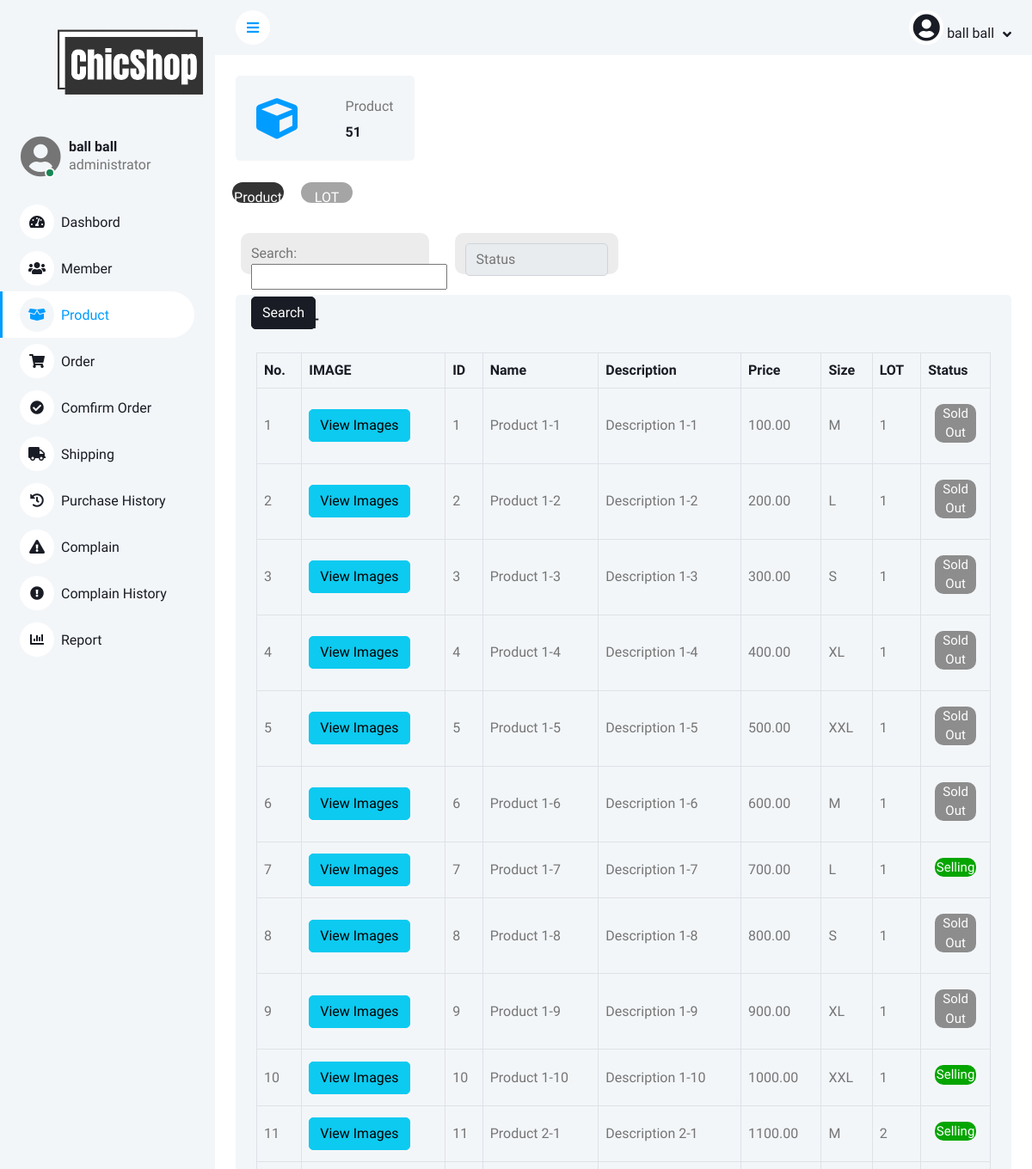
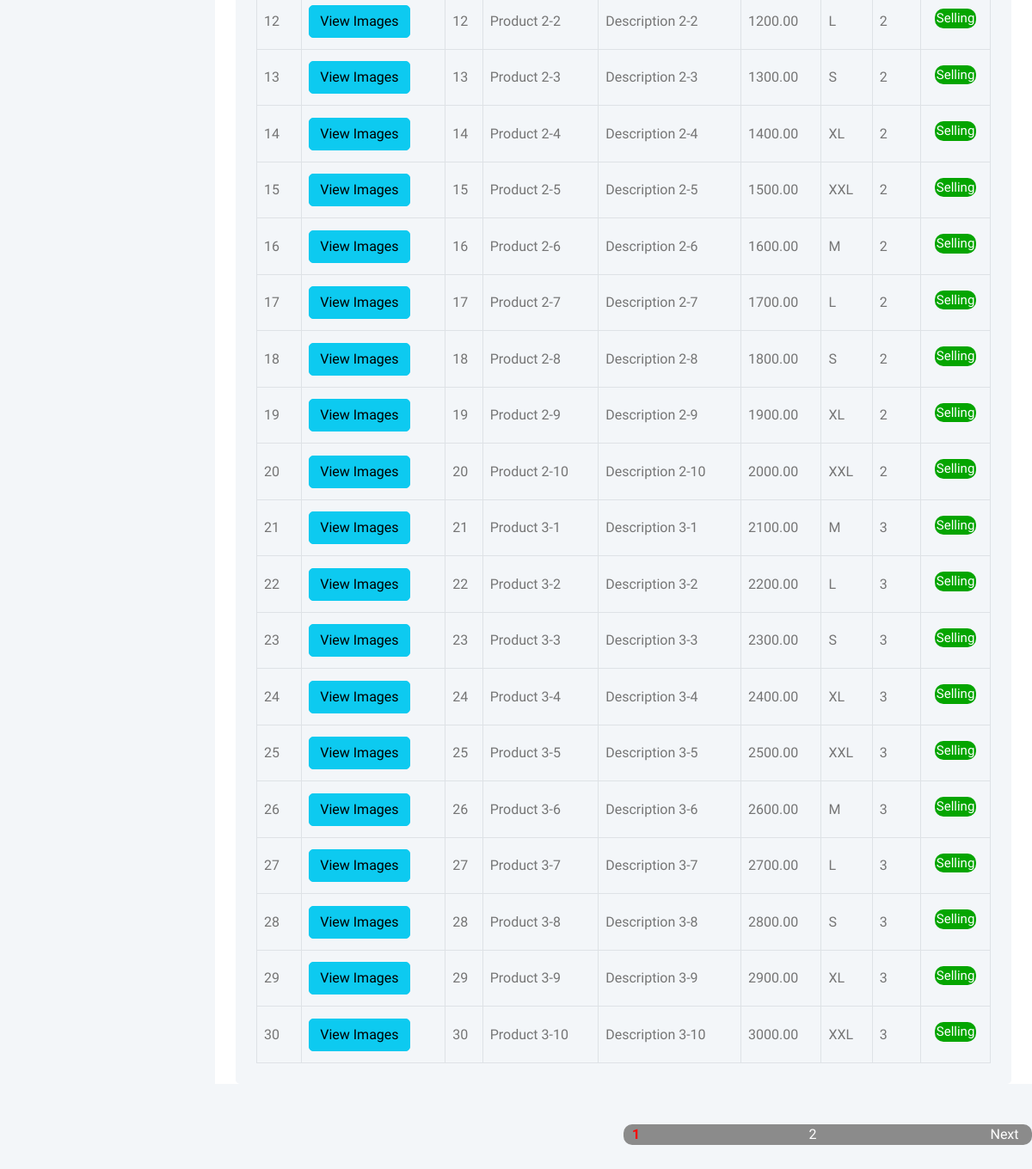
The page /BackWeb/income.php (signed in) on the database its author committed (2 pictures, top to bottom).
### tables this page shows
CREATE TABLE `product` (
  `id` int(11) NOT NULL COMMENT 'รหัสสินค้า',
  `name` varchar(255) NOT NULL COMMENT 'ชื่อสินค้า',
  `description` varchar(255) NOT NULL COMMENT 'คำอธิบายสินค้า',
  `price` decimal(10,2) NOT NULL COMMENT 'ราคาสินค้า',
  `size` varchar(10) NOT NULL COMMENT 'ขนาดสินค้า',
  `img` varchar(255) DEFAULT NULL COMMENT 'รูปหลักสินค้า',
  `created_at` timestamp NOT NULL DEFAULT current_timestamp() COMMENT 'วันเวลาที่สินค้าเข้ามา',
  `lot` int(11) DEFAULT NULL COMMENT 'เลขล็อตสินค้า',
  `num` int(11) DEFAULT 0 COMMENT '0 = สินค้ายังไม่ได้ขา่ย\r\n1 = สินค้าขายไปเเล้ว\r\n3 = สินค้าเสียหาย',
  `Sale` decimal(10,2) DEFAULT NULL COMMENT 'ราคาส่วนลด'
);

### BackWeb/income.php (the view, shortened to what this page needs)
<?php
$objCon = connectDB();
$user = $_SESSION['user_login'];
$sql_product = "SELECT * FROM product";
$result_product = mysqli_query($objCon, $sql_product);
$total_product = mysqli_num_rows($result_product);
?>
<!DOCTYPE html>
<html lang="en">
<head>
    <link href="https://cdnjs.cloudflare.com/ajax/libs/font-awesome/5.10.0/css/all.min.css" rel="stylesheet">
    <link href="https://cdn.jsdelivr.net/npm/bootstrap-icons@1.4.1/font/bootstrap-icons.css" rel="stylesheet">
    <link href="lib/owlcarousel/assets/owl.carousel.min.css" rel="stylesheet">
    <link href="lib/tempusdominus/css/tempusdominus-bootstrap-4.min.css" rel="stylesheet" />
    <link href="css/bootstrap.min.css" rel="stylesheet">
    <link href="css/style.css" rel="stylesheet">
    <link href="css/income.css" rel="stylesheet">
    <link href="css/product.css" rel="stylesheet">
    <link href="css/search.css" rel="stylesheet">
</head>
<body>
    <div class="">
        <div class="sidebar pe-4 pb-3">
            <nav class="navbar bg-light navbar-light">
                <div class="container-fluid">
                    <a href="Admin.php" class="navbar-brand mx-4 mb-3">
                        <img src="/Webpage/images/main-logo.png" class="logo">
                    </a>
                </div>
                <div class="d-flex align-items-center ms-4 mb-4">
                    <div class="position-relative">
                        <i class="fa fa-user-circle fa-3x rounded-circle" style="width: 40px; height: 40px;"></i>
                        <div
                            class="bg-success rounded-circle border border-2 border-white position-absolute end-0 bottom-0 p-1">
                        </div>
                    </div>
                    <div class="ms-3">
                        <h6 class="mb-0"><?php echo $user['fullname']; ?></h6>
                        <span><?php echo $user['level']; ?></span>
                    </div>
                </div>
                <div class="navbar-nav w-100">
                    <a href="dashbord.php" class="nav-item nav-link"><i
                            class="fa fa-tachometer-alt me-2"></i>Dashbord</a>
                    <a href="Admin.php" class="nav-item nav-link "><i class="fa fa-users me-2"></i>Member</a>
                    <a href="product.php" class="nav-item nav-link active"><i
                            class="fa fa-box-open me-2"></i>Product</a>
                    <a href="order.php" class="nav-item nav-link"><i class="fa fa-shopping-cart me-2"></i>Order</a>
                    <a href="orderconfirm.php" class="nav-item nav-link"><i
                            class="fa fa-check-circle text-dark me-2"></i>Comfirm Order</a>
                    <a href="shipping.php" class="nav-item nav-link"><i class="fa fa-truck me-2"></i>Shipping</a>
                    <a href="history.php" class="nav-item nav-link"><i class="fa fa-history me-2"></i>Purchase
                        History</a>
                    <a href="reportpage.php" class="nav-item nav-link"><i
                            class="fa fa-exclamation-triangle me-2"></i>Complain</a>
                    <a href="complaindetails.php" class="nav-item nav-link"><i
                            class="fa fa-exclamation-circle me-2"></i>Complain History</a>
                    <a href="report.php" class="nav-item nav-link"><i class="fa fa-chart-bar me-2"></i>Report</a>
                </div>
            </nav>
        </div>
        <div class="content">
            <nav class="navbar navbar-expand bg-light navbar-light sticky-top px-4 py-0">
                <a href="#" class="sidebar-toggler flex-shrink-0">
                    <i class="fa fa-bars"></i>
                </a>
                <div class="navbar-nav align-items-center ms-auto">
                    <div class="nav-item dropdown">
                        <a href="#" class="nav-link dropdown-toggle" data-bs-toggle="dropdown">
                            <i class="fa fa-user-circle fa-2x rounded-circle" style="width: 40px; height: 40px;"></i>
                            <span class="d-none d-lg-inline-flex"><?php echo $user['fullname']; ?></span>
                        </a>
                    </div>
                </div>
            </nav>
            <div class="container-fluid pt-4 px-4">
                <div class="row g-4">
                    <div class="col-sm-6 col-xl-3">
                        <div class="bg-light rounded d-flex align-items-center justify-content-between p-4">
                            <i class="fa fa-cube fa-3x text-primary"></i>
                            <div class="ms-3">
                                <p class="mb-2">Product</p>
                                <h6 class="mb-0"><?php echo $total_product; ?></h6>
                            </div>
                        </div>
                    </div>
                </div>
            </div>
            <div class="bgbtnpage">
                <div class="pageproduct-active">
                    <center>
                        <p style="margin-top: 6px; color:white;">Product</p>
                    </center>
                </div>
                <div class="pageproduct">
                    <a href="product.php">
                        <center>
                            <p style="margin-top: 6px; color:white;">LOT</p>
                        </center>
                    </a>
                </div>
            </div>
            <div class="barconsole">
                <div class="searchtab">
                    <form action="searchproduct.php" class="form-group" method="POST">
                        <label for="search-input">Search:</label>
                        <input type="text" id="search-input" name="id">
                        <input type="submit" value="Search" class="btn btn-dark my-2">
                    </form>
                </div>
                <div class="selecttype">
                <form action="searchproduct.php" method="POST">
                <select class="form-control" id="type" name="type" required onchange="toggleCustomInput()">
                    <option value="">Status</option>
                </select>
                </form>
                </div>
            </div>
            <?php
            echo '<div class="container-fluid pt-4 px-4">';
            echo '<div class="bg-light text-center rounded p-4">';
            echo '<div class="d-flex align-items-center justify-content-between mb-4">';
            echo '<h6 class="mb-0">PRODUCT</h6>';
            echo '</div>';
            echo '<div class="table-responsive">';
            echo '<table class="table text-start align-middle table-bordered table-hover mb-0">';
            echo '<thead>';
            echo '<tr class="text-dark">';
            echo '<th scope="col">No.</th>';
            echo '<th scope="col">IMAGE</th>';
            echo '<th scope="col">ID</th>';
            echo '<th scope="col">Name</th>';
            echo '<th scope="col">Description</th>';
            echo '<th scope="col">Price</th>';
            echo '<th scope="col">Size</th>';
            echo '<th scope="col">LOT</th>';
            echo '<th scope="col">Status</th>';
            echo '</tr>';
            echo '</thead>';
            echo '<tbody>';
            $items_per_page = 30;
            $page = isset($_GET['page']) ? (int) $_GET['page'] : 1;
            $offset = ($page - 1) * $items_per_page;
            $sql = "SELECT * FROM product ORDER BY id ASC LIMIT $offset, $items_per_page";
            $result = mysqli_query($objCon, $sql);
            $start_number = $offset + 1;
            while ($row2 = mysqli_fetch_assoc($result)) {
                echo '<tr>';
                echo '<td>' . $start_number . '</td>';
                echo '<td>';
                echo '<a href="viewimgP1.php?&product_id=' . $row2['id'] . '" class="btn btn-info">View Images</a>';
                echo '</td>';
                echo '<td>' . $row2['id'] . '</td>';
                echo '<td>' . $row2['name'] . '</td>';
                echo '<td>' . $row2['description'] . '</td>';
                echo '<td>' . $row2['price'] . '</td>';
                echo '<td>' . $row2['size'] . '</td>';
                echo '<td>' . $row2['lot'] . '</td>';
                if ($row2['num'] == 1) {
                    echo '<td><center><div class="textstatuscomplete"><center><p>Sold Out<p><center></div><center></td>';
                } elseif ($row2['num'] == 3) {
                    echo '<td><center><div class="textstatusdamage"><center><p>Damage<p><center></div><center></td>';
                } else {
                    echo '<td><center><div class="textstatusempty"><center><p>Selling<p><center></div><center></td>';
                }
                echo '</tr>';
                $start_number++;
            }
            echo '</tbody>';
            echo '</table>';
            echo '</div>';
            echo '</div>';
            echo '</div>';
            ?>
            <div class="pagination">
    <?php
    $total_records = mysqli_num_rows(mysqli_query($objCon, "SELECT * FROM product"));
    $items_per_page = 30;
    $total_pages = ceil($total_records / $items_per_page);
    $page = isset($_GET['page']) ? (int)$_GET['page'] : 1;
    if ($total_pages > 1) {
        for ($i = 1; $i <= $total_pages; $i++) {
            if ($i == $page) {
                echo '<span class="current-page">' . $i . '</span>';
            } else {
                echo '<a class="btnpage" href="?page=' . $i . '">' . $i . '</a>';
            }
        }
    }
    if ($page < $total_pages) {
        echo '<a class="btnpage" href="?page=' . ($page + 1) . '">Next</a>';
    }
    ?>
</div>
        </div>
    </div>
</body>
</html>

### BackWeb/css/style.css (style rules this page uses)
:root { --primary: #009CFF; --light: #F3F6F9; --dark: #191C24; }
.btn { transition: .5s; }
.sidebar { position: fixed; top: 0; left: 0; bottom: 0; width: 250px; height: 100vh; overflow-y: auto; background: var(--light); transition: 0.5s; z-index: 999; }
.content { margin-left: 250px; min-height: 100vh; background: #FFFFFF; transition: 0.5s; }
@media (min-width: 992px) { .sidebar { margin-left: 0; } }
@media (min-width: 992px) { .content { width: calc(100% - 250px); } }
.sidebar .navbar .navbar-nav .nav-link { padding: 7px 20px; color: var(--dark); font-weight: 500; border-left: 3px solid var(--light); border-radius: 0 30px 30px 0; outline: none; }
.sidebar .navbar .navbar-nav .nav-link:hover, .sidebar .navbar .navbar-nav .nav-link.active { color: var(--primary); background: #FFFFFF; border-color: var(--primary); }
.sidebar .navbar .navbar-nav .nav-link i { width: 40px; height: 40px; display: inline-flex; align-items: center; justify-content: center; background: #FFFFFF; border-radius: 40px; }
.sidebar .navbar .navbar-nav .nav-link:hover i, .sidebar .navbar .navbar-nav .nav-link.active i { background: var(--light); }
.content .navbar .navbar-nav .nav-link { margin-left: 25px; padding: 12px 0; color: var(--dark); outline: none; }
.content .navbar .sidebar-toggler, .content .navbar .navbar-nav .nav-link i { width: 40px; height: 40px; display: inline-flex; align-items: center; justify-content: center; background: #FFFFFF; border-radius: 40px; }
.content .navbar .dropdown-toggle::after { margin-left: 6px; vertical-align: middle; border: none; content: "\f107"; font-family: "Font Awesome 5 Free"; font-weight: 900; transition: .5s; }
.logo { width: 150%; object-fit: contain; }

### BackWeb/css/income.css (style rules this page uses)
.textstatuscomplete { font-size: 15px; background: rgb(141, 141, 141); width: 4vw; border-radius: 10px; margin-top: 10px; color: rgb(255, 255, 255); }
.textstatusempty { font-size: 15px; background: rgb(5, 165, 0); width: 4vw; border-radius: 10px; margin-top: 10px; color: rgb(255, 255, 255); }

### BackWeb/css/product.css (style rules this page uses)
.bgbtnpage { width: 80%; height: 3vw; display: flex; align-content: center; align-items: center; align-self: center; margin-top: 2%; }
.pageproduct { background: rgb(165, 165, 165); margin-left: 20px; width: 5vw; height: 2vw; align-content: center; align-items: center; align-self: center; border-radius: 20px; }
.pageproduct-active { background: rgb(51, 51, 51); margin-left: 20px; width: 5vw; height: 2vw; align-content: center; align-items: center; align-self: center; border-radius: 20px; }
.barconsole { display: flex; }
.selecttype { background: rgb(236, 236, 236); margin-top: 3%; height: 4vw; width: 20%; margin-left: 30px; padding: 12px; border-radius: 10px; }

### BackWeb/css/search.css (style rules this page uses)
.searchtab { background: rgb(236, 236, 236); margin-top: 3%; height: 4vw; width: 23%; margin-left: 30px; padding: 12px; border-radius: 10px; }
.pagination { display: flex; float: right; background: rgb(139, 139, 139); margin-top: 5%; margin-bottom: 5%; height: 2vw; width: 50%; align-items: center; align-self: center; border-radius: 10px; justify-content: space-between; }
.btnpage { display: flex; width: 2vw; margin-left: 20px; margin-right: 20px; align-items: center; align-self: center; justify-content: center; border-radius: 10px; padding: 2px; color: white; }
.pagination .current-page { font-weight: bold; color: red; padding: 5px 10px; }

### rows shown on the page
product: id "1", name "Product 1-1", description "Description 1-1", price "100.00", size "M", lot "1", num "Sold Out"
product: id "2", name "Product 1-2", description "Description 1-2", price "200.00", size "L", lot "1", num "Sold Out"
product: id "3", name "Product 1-3", description "Description 1-3", price "300.00", size "S", lot "1", num "Sold Out"
product: id "4", name "Product 1-4", description "Description 1-4", price "400.00", size "XL", lot "1", num "Sold Out"
product: id "5", name "Product 1-5", description "Description 1-5", price "500.00", size "XXL", lot "1", num "Sold Out"
product: id "6", name "Product 1-6", description "Description 1-6", price "600.00", size "M", lot "1", num "Sold Out"
product: id "7", name "Product 1-7", description "Description 1-7", price "700.00", size "L", lot "1", num "Selling"
product: id "8", name "Product 1-8", description "Description 1-8", price "800.00", size "S", lot "1", num "Sold Out"
product: id "9", name "Product 1-9", description "Description 1-9", price "900.00", size "XL", lot "1", num "Sold Out"
product: id "10", name "Product 1-10", description "Description 1-10", price "1000.00", size "XXL", lot "1", num "Selling"
product: id "11", name "Product 2-1", description "Description 2-1", price "1100.00", size "M", lot "2", num "Selling"
product: id "12", name "Product 2-2", description "Description 2-2", price "1200.00", size "L", lot "2", num "Selling"
product: id "13", name "Product 2-3", description "Description 2-3", price "1300.00", size "S", lot "2", num "Selling"
product: id "14", name "Product 2-4", description "Description 2-4", price "1400.00", size "XL", lot "2", num "Selling"
product: id "15", name "Product 2-5", description "Description 2-5", price "1500.00", size "XXL", lot "2", num "Selling"
product: id "16", name "Product 2-6", description "Description 2-6", price "1600.00", size "M", lot "2", num "Selling"
product: id "17", name "Product 2-7", description "Description 2-7", price "1700.00", size "L", lot "2", num "Selling"
product: id "18", name "Product 2-8", description "Description 2-8", price "1800.00", size "S", lot "2", num "Selling"
product: id "19", name "Product 2-9", description "Description 2-9", price "1900.00", size "XL", lot "2", num "Selling"
product: id "20", name "Product 2-10", description "Description 2-10", price "2000.00", size "XXL", lot "2", num "Selling"
product: id "21", name "Product 3-1", description "Description 3-1", price "2100.00", size "M", lot "3", num "Selling"
product: id "22", name "Product 3-2", description "Description 3-2", price "2200.00", size "L", lot "3", num "Selling"
product: id "23", name "Product 3-3", description "Description 3-3", price "2300.00", size "S", lot "3", num "Selling"
product: id "24", name "Product 3-4", description "Description 3-4", price "2400.00", size "XL", lot "3", num "Selling"
product: id "25", name "Product 3-5", description "Description 3-5", price "2500.00", size "XXL", lot "3", num "Selling"
product: id "26", name "Product 3-6", description "Description 3-6", price "2600.00", size "M", lot "3", num "Selling"
product: id "27", name "Product 3-7", description "Description 3-7", price "2700.00", size "L", lot "3", num "Selling"
product: id "28", name "Product 3-8", description "Description 3-8", price "2800.00", size "S", lot "3", num "Selling"
product: id "29", name "Product 3-9", description "Description 3-9", price "2900.00", size "XL", lot "3", num "Selling"
product: id "30", name "Product 3-10", description "Description 3-10", price "3000.00", size "XXL", lot "3", num "Selling"

### other values the page prints
$user['fullname'] "ball ball"
$user['level'] "administrator"
$total_product "51"
